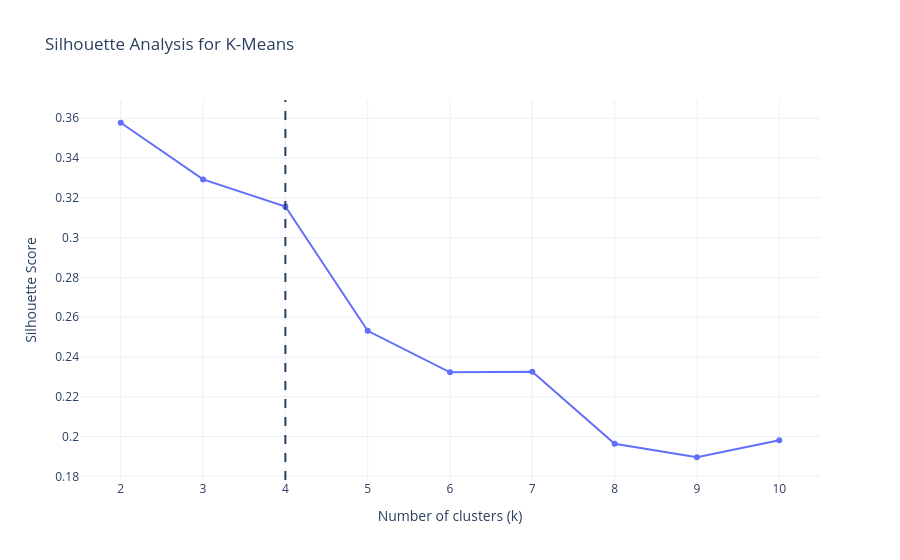

The code cell stored with this chart in its notebook:
### Code cell
# appears that k=4 is a good balance between inertia and silhouette score

k_final = 4

fig_elbow.add_vline(x=k_final, line_dash="dash")
fig_sil.add_vline(x=k_final, line_dash="dash")

### Figure 1 — Plotly figure (JSON) as saved in the notebook; plotly's stock layout.template omitted (floating-point values rounded to 4 significant figures)
{"data": [{"mode": "lines+markers", "name": "Silhouette Score", "type": "scatter", "x": [2, 3, 4, 5, 6, 7, 8, 9, 10], "y": [0.3577, 0.3293, 0.3156, 0.2531, 0.2323, 0.2326, 0.1963, 0.1896, 0.1982]}], "layout": {"shapes": [{"line": {"dash": "dash"}, "type": "line", "x0": 4, "x1": 4, "xref": "x", "y0": 0, "y1": 1, "yref": "y domain"}], "title": {"text": "Silhouette Analysis for K-Means"}, "xaxis": {"title": {"text": "Number of clusters (k)"}}, "yaxis": {"title": {"text": "Silhouette Score"}}}}
